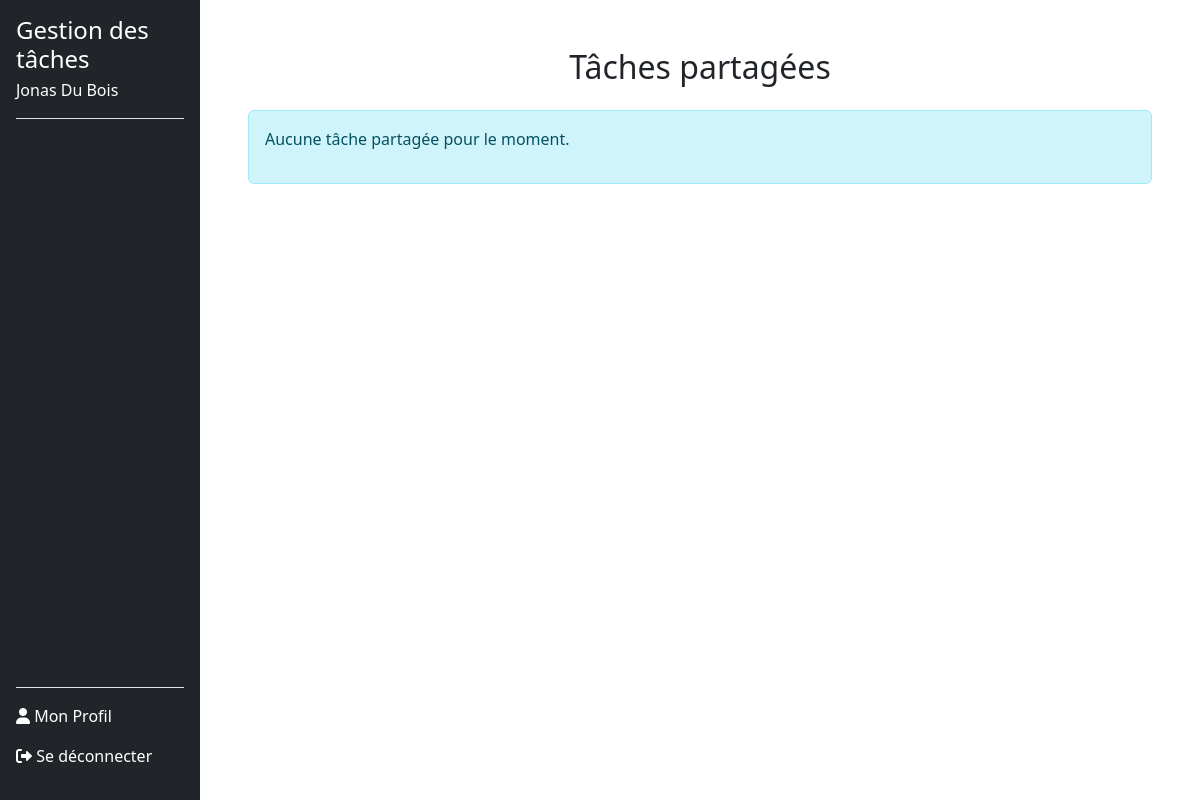
The page /taches_partage.php (signed in) on the database as committed earlier.
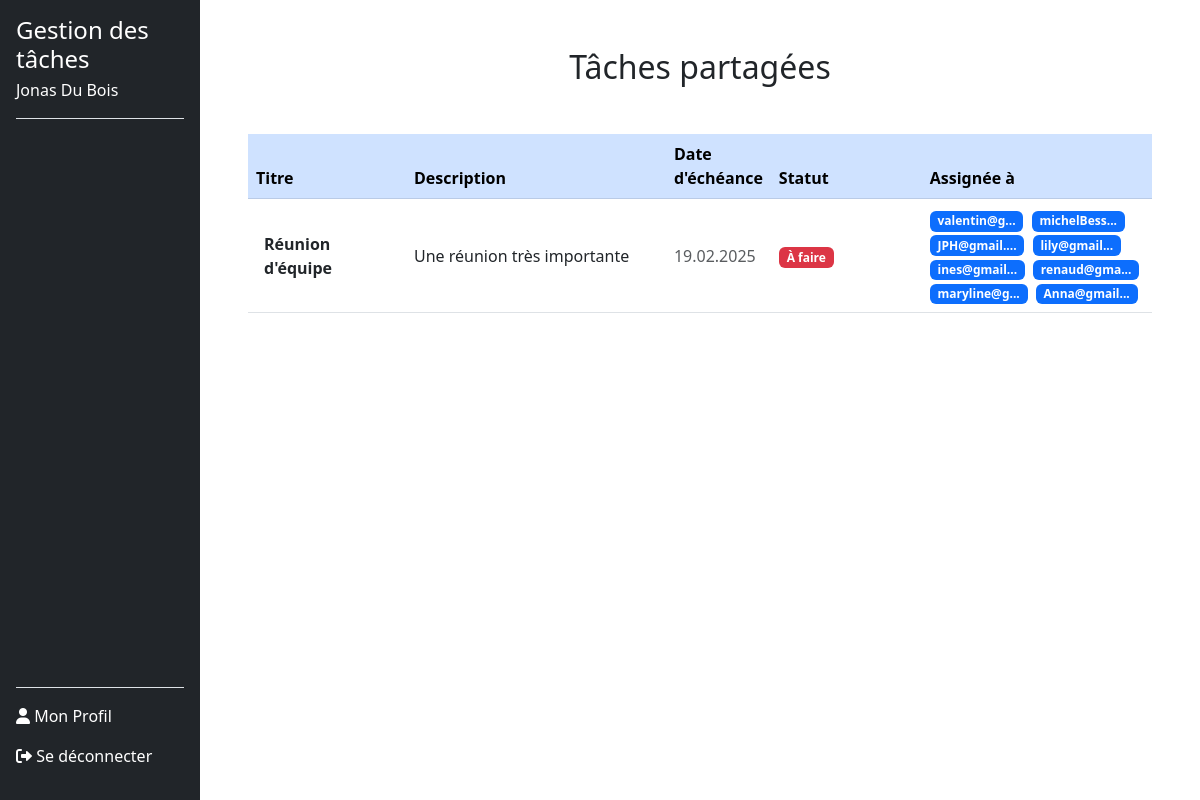
The same page on the database as committed later.
### tables this page shows
CREATE TABLE users (
        id INTEGER PRIMARY KEY AUTOINCREMENT,
        nom VARCHAR(120) NOT NULL,
        prenom VARCHAR(120) NOT NULL,
        email VARCHAR(120) NOT NULL UNIQUE,
        noTel VARCHAR(20) NOT NULL UNIQUE,
        motDePasse VARCHAR(255) NOT NULL,
        token VARCHAR(255) DEFAULT NULL,
        is_confirmed BOOLEAN DEFAULT 0
    );

CREATE TABLE tasks (
        id INTEGER PRIMARY KEY AUTOINCREMENT,
        userId INTEGER NOT NULL,
        titre TEXT NOT NULL,
        description TEXT DEFAULT NULL,
        dateEcheance DATE DEFAULT NULL,
        statut TEXT CHECK(statut IN ('a_faire', 'en_cours', 'termine')) DEFAULT 'a_faire',
        createdAt TIMESTAMP DEFAULT CURRENT_TIMESTAMP, 
        FOREIGN KEY (userId) REFERENCES users(id) ON DELETE CASCADE
    );

### src/dbManager/DbManagerCRUD.php (called while the page is built, shortened)
<?php
class DbManagerCRUD implements I_ApiCRUD
{
    private $db;
    public function __construct()
    {
        $config = parse_ini_file(__DIR__ . '/../config/db.ini');
        $dsn = $config['dsn'];
        $username = $config['username'];
        $password = $config['password'];
        $this->db = new \PDO($dsn, $username, $password);
    }
    public function rendPersonnes(string $email): array
    {
        $sql = "SELECT * FROM users WHERE email = :email;";
        $stmt = $this->db->prepare($sql);
        $stmt->bindParam(':email', $email, \PDO::PARAM_STR);
        try {
            $stmt->execute();
            $donnees = $stmt->fetchAll(\PDO::FETCH_ASSOC);
            $tabUsers = [];
            foreach ($donnees as $donneesUser) {
                $user = new Users(
                    $donneesUser["prenom"],
                    $donneesUser["nom"],
                    $donneesUser["email"],
                    $donneesUser["noTel"],
                    $donneesUser["motDePasse"],
                    $donneesUser["id"]
                );
                $tabUsers[] = $user;
            }
            return $tabUsers;
        } catch (\PDOException $e) {
            error_log("Erreur lors de la récupération des utilisateurs : " . $e->getMessage());
            return [];
        }
    }
    public function getTasksSharedByUserId(int $userId): array
    {
        try {
            $stmt = $this->db->prepare("
            SELECT
                t.*,
                GROUP_CONCAT(u.email) AS shared_user_names
            FROM tasks t
            JOIN task_users tu ON t.id = tu.taskId
            JOIN users u ON tu.userId = u.id
            WHERE t.id IN (
                SELECT taskId
                FROM task_users
                GROUP BY taskId
                HAVING COUNT(DISTINCT userId) > 1
            )
            AND t.id IN (
                SELECT taskId
                FROM task_users
                WHERE userId = :userId
            )
            GROUP BY t.id
        ");
            $stmt->bindValue(':userId', $userId, \PDO::PARAM_INT);
            $stmt->execute();
            $tasks = [];
            while ($taskData = $stmt->fetch(\PDO::FETCH_ASSOC)) {
                $tasks[] = [
                    'titre' => $taskData['titre'],
                    'description' => $taskData['description'],
                    'dateEcheance' => $taskData['dateEcheance'],
                    'statut' => $taskData['statut'],
                    'shared_user_names' => $taskData['shared_user_names']
                ];
            }
            return $tasks;
        } catch (\PDOException $e) {
            error_log('Erreur dans getTasksSharedByUserId : ' . $e->getMessage());
            throw new \Exception('Erreur lors de la récupération des tâches partagées : ' . $e->getMessage());
        }
    }
}

### Includes/functions.php (called while the page is built, shortened)
<?php
function getUserByEmail($email, $dbManager) {
    $userInfoArray = $dbManager->rendPersonnes($email);
    return !empty($userInfoArray) ? $userInfoArray[0] : null;
}
function getStatusBadgeClass(string $statut): string
{
    $badgeClasses = [
        'À faire' => 'bg-danger',
        'En cours' => 'bg-warning',
        'Terminé' => 'bg-success',
    ];
    return $badgeClasses[$statut] ?? 'bg-secondary';
}
?>

### src/dbManager/Users.php (called while the page is built, shortened)
<?php
class Users {
    private $id;
    private $nom;
    private $prenom;
    public function __construct(string $prenom, string $nom, string $email, string $noTel, string $motDePasse ,int $id = 0) {
        $this->prenom = $prenom;
        $this->nom = $nom;
        $this->id = $id;
    }
    public function rendId(): int {
        return (int)$this->id;
    }
    public function rendPrenom(): string {
        return $this->prenom;
    }
    public function rendNom(): string {
        return $this->nom;
    }
}

### taches_partage.php (the view, shortened to what this page needs)
<?php
require_once 'includes/functions.php';
$dbManager = new DbManagerCRUD();
$email = $_SESSION['email_user'];
$userInfo = getUserByEmail($email, $dbManager);
$userId = $userInfo->rendId();
$tachepartager = $dbManager->getTasksSharedByUserId($userId);
function formatTaskData($task)
{
    $task['dateEcheance'] = formatDateEcheance($task['dateEcheance']);
    $task['statut'] = formatStatut($task['statut']);
    return $task;
}
function formatDateEcheance($dateEcheance)
{
    if ($dateEcheance) {
        $d = DateTime::createFromFormat('Y-m-d', $dateEcheance);
        return $d ? $d->format('d.m.Y') : null;
    }
    return null;
}
function formatStatut($statut)
{
    $statutTraduction = [
        'a_faire' => 'À faire',
        'en_cours' => 'En cours',
        'termine' => 'Terminé',
    ];
    return $statutTraduction[$statut] ?? 'Inconnu';
}
$tachepartager = array_map('formatTaskData', $tachepartager);
?>
<!DOCTYPE html>
<html lang="fr">
<head>
    <link href="https://cdn.jsdelivr.net/npm/bootstrap@5.3.0-alpha3/dist/css/bootstrap.min.css" rel="stylesheet">
    <link href="style/styleSheet.css" rel="stylesheet">
</head>
<body>
    <div class="d-flex">
        <?php include 'includes/sidebar.php'; ?>
        <div class="main-content ms-auto col-md-9 col-lg-10 p-5">
            <h2 class="text-center mb-4">Tâches partagées</h2>
            <?php if (empty($tachepartager)): ?>
                <div class="alert alert-info mt-4" role="alert">
                    <p>Aucune tâche partagée pour le moment.</p>
                </div>
            <?php else: ?>
                <div class="table-responsive pt-4">
                    <table class="table table-hover align-middle">
                        <thead class="table-primary">
                            <tr>
                                <th scope="col" style="width: 20%">Titre</th>
                                <th scope="col" style="width: 30%">Description</th>
                                <th scope="col">Date d'échéance</th>
                                <th scope="col" style="width: 20%">Statut</th>
                                <th scope="col" style="width: 40%">Assignée à</th>
                            </tr>
                        </thead>
                        <tbody>
                            <?php foreach ($tachepartager as $task): ?>
                                <tr>
                                    <td class="fw-bold text-dark p-3"><?php echo htmlspecialchars($task['titre']); ?></td>
                                    <td class="text-truncate" style="max-width: 300px;">
                                        <?php echo htmlspecialchars($task['description']); ?>
                                    </td>
                                    <td class="text-muted"><?php echo htmlspecialchars($task['dateEcheance']); ?></td>
                                    <td>
                                        <span class="badge <?php echo getStatusBadgeClass($task['statut']); ?> me-1">
                                            <?php echo htmlspecialchars($task['statut']); ?>
                                        </span>
                                    </td>
                                    <td>
                                        <?php
                                        $sharedUsers = explode(',', $task['shared_user_names']);
                                        foreach ($sharedUsers as $userEmailFromTask):
                                            if ($_SESSION['email_user'] === $userEmailFromTask) {
                                                continue;
                                            }
                                        ?>
                                            <span class="badge bg-primary me-1" data-bs-toggle="tooltip"
                                                title="<?php echo htmlspecialchars($userEmailFromTask); ?>">
                                                <?php echo htmlspecialchars(strlen($userEmailFromTask) > 10 ? substr($userEmailFromTask, 0, 10) . '...' : $userEmailFromTask); ?>
                                            </span>
                                        <?php endforeach; ?>
                                    </td>
                                </tr>
                            <?php endforeach; ?>
                        </tbody>
                    </table>
                </div>
            <?php endif; ?>
        </div>
    </div>
</body>
</html>

### Includes/sidebar.php (shortened to what this page needs)
<?php
$email = $_SESSION['email_user'];
$dbManager = new DbManagerCRUD();
$users = $dbManager->rendPersonnes($email);
if (!empty($users)) {
    $user = $users[0];
    $userName = $user->rendPrenom() . ' ' . $user->rendNom();
} else {
    $userName = 'Utilisateur inconnu';
}
?>
<link href="https://cdnjs.cloudflare.com/ajax/libs/font-awesome/6.0.0-beta3/css/all.min.css" rel="stylesheet">
<div class="col-md-3 col-lg-2 bg-dark text-white sidebar position-fixed vh-100 d-flex flex-column p-3">
    <div class="border-bottom">
        <h4 class="mb-0">Gestion des tâches</h4>
        <p class="mt-1"><?= htmlspecialchars($userName) ?></p>
    </div>
    <ul class="nav nav-pills flex-column mb-auto pt-3">
    </ul>
    <div class="mt-auto border-top pt-3">
        <a href="profile.php" class="nav-link text-white pb-3<?= basename($_SERVER['PHP_SELF']) == 'profile.php' ? ' active' : '' ?>">
            <i class="fas fa-user"></i> Mon Profil
        </a>
        <a href="logout.php" class="nav-link text-white pb-3">
            <i class="fas fa-sign-out-alt"></i> Se déconnecter
        </a>
    </div>
</div>

Rows that differ between the two databases and show on the page:
added tasks: titre "Réunion d'équipe", description "Une réunion très importante", dateEcheance "19.02.2025", statut "À faire", userEmailFromTask "valentin@g...", userEmailFromTask "michelBess...", userEmailFromTask "JPH@gmail....", userEmailFromTask "lily@gmail...", userEmailFromTask "ines@gmail...", userEmailFromTask "renaud@gma...", userEmailFromTask "maryline@g...", userEmailFromTask "Anna@gmail..."
Other text that changed with them:
text no longer shown: "Aucune tâche partagée pour le moment."
text now shown: "Titre Description Date d'échéance Statut Assignée à"
